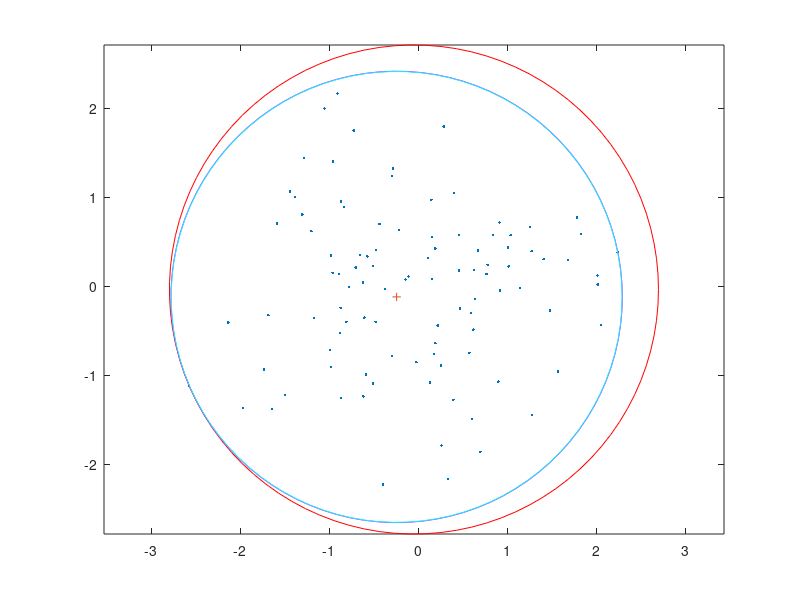

Write MATLAB code to recreate this figure. (Note: this script raises an error after producing the figure.)
%% Circle to fit round data
% Put a circle of the smallest radius which touches at least two points of
% the sample.
tic

n = 100;
points =  randn(2,n);

plot(points(1,:),points(2,:),'.')

total = sum(points,2);

% COM is the centre of mass of the points 
COM = total ./ length(points);

dist_sq = ( COM(1,1) - points(1,:) ).^2 + ( COM(2,1) - points(2,:) ).^2;

[max_dist_sq,index] = max(dist_sq);

dist = sqrt(max_dist_sq);

%% draw a Circle

t = linspace(0,2*pi);
hold on

axis equal
plot(dist*cos(t) + COM(1,1), dist*sin(t) + COM(2,1),'r')



%% Find the next furthest point from the same center

points_1 = points;
points_1(:,index) = [];

%% Move the circle along the line towards P until the Distance from the centre are equal
% int_sect is the first point of intersection with the circle. 

% P point %%%%%%%%%%%%%%%%%%%%%%%%%%%%%%%%%%%%%%%%%%%%%%%%%%%%%%%%%%%%%%%%%
int_sect = points(:,index);
%%%%%%%%%%%%%%%%%%%%%%%%%%%%%%%%%%%%%%%%%%%%%%%%%%%%%%%%%%%%%%%%%%%%%%%%%%%

division = ( ( int_sect(2,1) - COM(2,1) ) / (int_sect(1,1) - COM(1,1)) ); 

ang = atan( division );

new_dist = dist;

for i = 1:100000
    diff = 0.0001;
    new_dist = new_dist - diff;

    x_val = new_dist*cos(ang);
    y_val = new_dist*sin(ang); 

    if int_sect(1,1) > COM(1,1)
        x_val = -x_val;
        y_val = -y_val;    
    end

    new_c = [int_sect(1,1) + x_val ; int_sect(2,1) + y_val ];
    % Find the next furthest point away from the new centre
    dist_sq_1 = ( new_c(1,1) - points_1(1,:) ).^2 + ( new_c(2,1) - points_1(2,:) ).^2;

    [max_dist_sq_1,index_1] = max(dist_sq_1);
    
    %%%%%%%%%%%%%%%%%%%%%%%%%%%%%%%%%%%%%%%%%%%%%%%%%%%%%%%%%%%%%%%%%%%%%%%
    Q_point = points_1(:,index_1);
    %%%%%%%%%%%%%%%%%%%%%%%%%%%%%%%%%%%%%%%%%%%%%%%%%%%%%%%%%%%%%%%%%%%%%%%
    
    % Perform the test to see if the point is near the other one
    Q_to_new_c = ( new_c(1,1) - Q_point(1,1) ).^2 + ( new_c(2,1) - Q_point(2,1) ).^2;
    Q_to_new_c = sqrt(Q_to_new_c);
    P_to_new_c = ( new_c(1,1) - int_sect(1,1) ).^2 + ( new_c(2,1) - int_sect(2,1) ).^2;
    P_to_new_c = sqrt(P_to_new_c);
    
    if P_to_new_c <= Q_to_new_c*1.001
        break
    end
    
end

plot(P_to_new_c*cos(t) + new_c(1,1), P_to_new_c*sin(t) + new_c(2,1),'m')
plot(Q_to_new_c*cos(t) + new_c(1,1), Q_to_new_c*sin(t) + new_c(2,1),'c')

plot(new_c(1,1),new_c(2,1),'+')

%% Move Circle towards Bisector of Two points until it hits the third

b_len = find_distance( int_sect, Q_point );
division = ( ( int_sect(2,1) - Q_point(2,1) ) / (int_sect(1,1) - Q_point(1,1)) ); 

ang2 = atan( division );

% the X value for mid point 
eX = 0.5*b_len*cos(ang2);
eY = 0.5*b_len*sin(ang2);

if int_sect < Q_point
    eX = -eX;
    eY = -eY;
    
    fprintf('Hello, the point gets added. \n')
end

% Bisector for the two points
E_point = [ Q_point(1,1) + eX; Q_point(2,1) + eY ];

hold on
plot(E_point(1,1), E_point(2,1),'O')

%% Check the code for the bisector

bisector_line = [int_sect(1,1), Q_point(1,1) ; int_sect(2,1), Q_point(2,1) ];
hold on 
plot(bisector_line(1,:), bisector_line(2,:), 'm')

%% Move the Radius Closer

c_len = find_distance(new_c, E_point);
c_len_2 = c_len;

division = ( ( new_c(2,1) - E_point(2,1) ) / (new_c(1,1) - E_point(1,1)) );

ang3 = atan(division);

new_c_2 = new_c;

%% New Radius is closer

diff = 0.00001;
c_len_2 = c_len_2 - diff;

x_val = c_len_2*cos(ang3);
y_val = c_len_2*sin(ang3); 

% if int_sect(1,1) > COM(1,1)
%     x_val = -x_val;
%     y_val = -y_val;    
% end

new_c_2 = new_c_2 + [ x_val ; y_val ];

toc

plot(new_c_2(1,1),new_c_2(2,1),'+')
